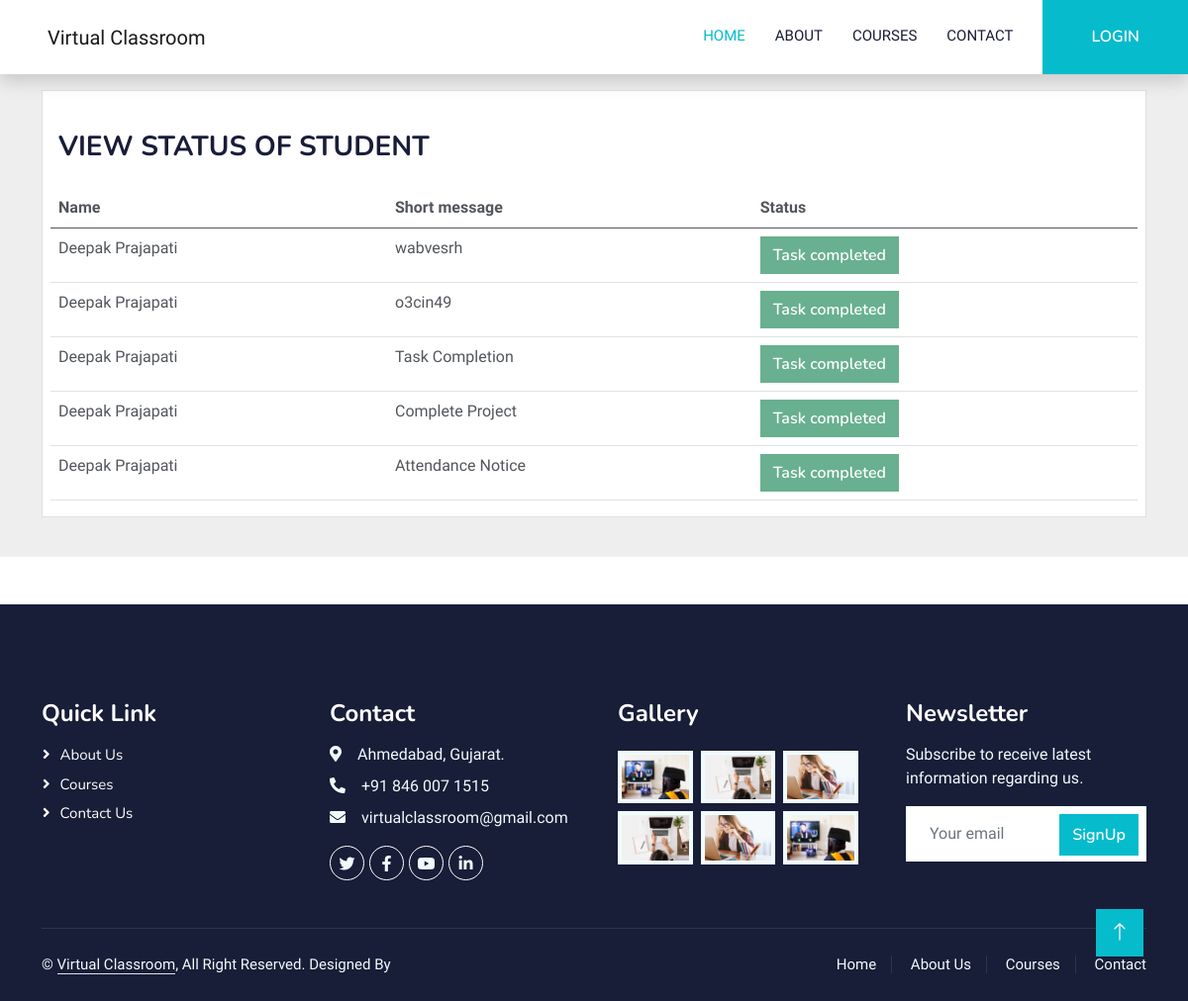
The page /Hod/Student/Student_status on the database its author committed.
### ssa_app/models.py (models this page shows, shortened)
class Student_Notification(models.Model):
    student_id = models.ForeignKey(Student,on_delete=models.CASCADE)
    short_notification = models.CharField(max_length=50)
    message = models.TextField()
    created_at = models.DateTimeField(auto_now_add=True)
    status = models.IntegerField(null=True,default=0)

class Student(models.Model):
    admin = models.OneToOneField(CustomUser,on_delete=models.CASCADE)
    gender = models.CharField(max_length=7)
    address = models.TextField()
    course_id = models.ForeignKey(Course,on_delete=models.DO_NOTHING)
    session_id = models.ForeignKey(Session,on_delete=models.DO_NOTHING)
    create_at = models.DateTimeField(auto_now_add=True)
    update_at = models.DateTimeField(auto_now=True)
    def __str__(self) -> str:
        return self.admin.first_name + " " + self.admin.last_name

class CustomUser(AbstractUser):
    USER = (
        (1,'HOD'),
        (2,'STAFF'),
        (3,'STUDENT'),
    )
    user_type = models.CharField(choices=USER, max_length=50, default=1)
    profile_pic = models.ImageField( upload_to='static',)

### ssa_app/HOD_views.py (the view)
# urls.py: path('Hod/Student/Student_status',HOD_views.Student_status,name="Student_status"),
def Student_status(request):
    student = Student.objects.all()
    notification = Student_Notification.objects.all().order_by('-id')[0:5]
    context = {
            "notifications" : notification,
            "student" : student,
        }
    return render(request,'hod/Student_status.html',context)

### template/hod/Student_status.html (shortened to what this page needs)
{% extends "base.html" %} {% load static %} {% block body %}
<section style="background-color: #eee">
  <div class="container py-3">
    <div class="col-lg-12">
      <div class="card mb-4">
        <div class="card-body">
          <div class="row">
            <div class="col-sm-9">
              <h3 class="pt-4">VIEW STATUS OF STUDENT</h3>
            </div>
          </div>
        </div>
        <div class="tab px-2">
          <table id="example" class="table">
            <thead>
              <tr>
                <th scope="col">Name</th>
                <th scope="col">Short message</th>
                <th scope="col">Status</th>
              </tr>
            </thead>
            <tbody>
              {% for i in notifications %}
              <tr>
                <td>{{i.student_id}}</td>
                <td>{{i.short_notification}}</td>
                {% if i.status == 0 %}
                <td>
                  <button class="btn btn-danger" disabled="disabled">
                    Pending task
                  </button>
                </td>
                {% else %}
                <td>
                  <button class="btn btn-success" disabled="disabled">
                    Task completed
                  </button>
                </td>
                {% endif %} {% endfor %}
              </tr>
            </tbody>
          </table>
        </div>
      </div>
    </div>
  </div>
</section>
{% endblock body %}

### template/base.html (shortened to what this page needs)
{% load static %}
{% load active_link_tags %}
<!DOCTYPE html>
<html lang="en">
<head>
  <link href="{% static 'css/bootstrap.min.css' %}" rel="stylesheet" />
  <link href="https://cdnjs.cloudflare.com/ajax/libs/font-awesome/5.10.0/css/all.min.css" rel="stylesheet" />
  <link href="https://cdn.jsdelivr.net/npm/bootstrap-icons@1.4.1/font/bootstrap-icons.css" rel="stylesheet" />
  <link href="{% static 'lib/animate/animate.min.css' %}" rel="stylesheet" />
  <link href="{% static 'lib/owlcarousel/assets/owl.carousel.min.css' %}" rel="stylesheet" />
  <link href="{% static 'css/style.css' %}" rel="stylesheet" />
  <link href="https://cdn.datatables.net/2.0.3/css/dataTables.dataTables.css" rel="stylesheet" />
</head>
<body>
  <nav class="navbar navbar-expand-lg bg-white navbar-light shadow sticky-top p-0">
    <a href="/" class="navbar-brand d-flex align-items-center px-4 px-lg-5">
        Virtual Classroom
    </a>
    <div class="collapse navbar-collapse" id="navbarCollapse">
      <div class="navbar-nav ms-auto p-4 p-lg-0">
        {% if user.user_type == '1' %}
        <a href="{% url 'profile' %}" class="nav-item nav-link">profile</a>
        <div class="nav-item dropdown">
          <a href="#" class="nav-link dropdown-toggle" data-bs-toggle="dropdown">student</a>
          <div class="dropdown-menu fade-down m-0">
            <a href="{% url 'AddStudent' %}" class="dropdown-item">Add student</a>
            <a href="{% url 'ViewStudent' %}" class="dropdown-item">View student</a>
            <a href="{% url 'Student_leave_view' %}" class="dropdown-item">Student leave</a>
            <a href="{% url 'Student_status' %}" class="dropdown-item">Task status</a>
            <a href="{% url 'Student_view_attendance' %}" class="dropdown-item">View Attendance</a>
          </div>
        </div>
        <div class="nav-item dropdown">
          <a href="#" class="nav-link dropdown-toggle" data-bs-toggle="dropdown">staff</a>
          <div class="dropdown-menu fade-down m-0">
            <a href="{% url 'AddStaff' %}" class="dropdown-item">Add staff</a>
            <a href="{% url 'ViewStaff' %}" class="dropdown-item">View staff</a>
            <a href="{% url 'Staff_leave_view' %}" class="dropdown-item">Staff leave</a>
            <a href="{% url 'Staff_status' %}" class="dropdown-item">Task status</a>
          </div>
        </div>
        <div class="nav-item dropdown">
          <a href="#" class="nav-link dropdown-toggle" data-bs-toggle="dropdown">course</a>
          <div class="dropdown-menu fade-down m-0">
            <a href="{% url 'AddCourse' %}" class="dropdown-item">Add course</a>
            <a href="{% url 'ViewCourse' %}" class="dropdown-item">View course</a>
          </div>
        </div>
        <div class="nav-item dropdown">
          <a href="#" class="nav-link dropdown-toggle" data-bs-toggle="dropdown">subject</a>
          <div class="dropdown-menu fade-down m-0">
            <a href="{% url 'AddSubject' %}" class="dropdown-item">Add subject</a>
            <a href="{% url 'ViewSubject' %}" class="dropdown-item">View subject</a>
          </div>
        </div>
        <div class="nav-item dropdown">
          <a href="#" class="nav-link dropdown-toggle" data-bs-toggle="dropdown">Session</a>
          <div class="dropdown-menu fade-down m-0">
            <a href="{% url 'AddSession' %}" class="dropdown-item">Add session</a>
            <a href="{% url 'ViewSession' %}" class="dropdown-item">View session</a>
          </div>
        </div>
      </div>
      <a href="{% url 'dologout' %}" class="btn btn-primary py-4 px-lg-4 d-none d-lg-block">LOGOUT<a>
                  {% else %}
                  <a href="/" class="nav-item nav-link active">Home</a>
                  <a href="{% url 'about.html' %}" class="nav-item nav-link">About</a>
                  <a href="{% url 'courses.html' %}" class="nav-item nav-link">Courses</a>
                  <a href="{% url 'contact.html' %}" class="nav-item nav-link">Contact</a>
                  <a href="{% url 'dologin' %}" class="btn btn-primary py-4 px-lg-5 d-none d-lg-block">LOGIN</a>
                  {% endif %}
    </div>
  </nav>
  {% block body %} {% endblock body %}
  <div class="container-fluid bg-dark text-light footer pt-5 mt-5 wow fadeIn" data-wow-delay="0.1s">
    <div class="container py-5">
      <div class="row g-5">
        <div class="col-lg-3 col-md-6">
          <h4 class="text-white mb-3">Quick Link</h4>
          <a class="btn btn-link" href="{% url 'about.html' %}">About Us</a>
          <a class="btn btn-link" href="{% url 'courses.html' %}">Courses</a>
          <a class="btn btn-link" href="{% url 'contact.html' %}">Contact Us</a>
        </div>
        <div class="col-lg-3 col-md-6">
          <h4 class="text-white mb-3">Contact</h4>
          <p class="mb-2">
            <i class="fa fa-map-marker-alt me-3"></i>Ahmedabad, Gujarat.
          </p>
          <p class="mb-2">
            <i class="fa fa-phone-alt me-3"></i>+91 846 007 1515
          </p>
          <p class="mb-2">
            <i class="fa fa-envelope me-3"></i>virtualclassroom@gmail.com
          </p>
          <div class="d-flex pt-2">
            <a class="btn btn-outline-light btn-social" href="https://twitter.com/"><i class="fab fa-twitter"></i></a>
            <a class="btn btn-outline-light btn-social" href="https://www.facebook.com/"><i class="fab fa-facebook-f"></i></a>
            <a class="btn btn-outline-light btn-social" href="https://www.youtube.com/"><i class="fab fa-youtube"></i></a>
            <a class="btn btn-outline-light btn-social" href="https://www.linkedin.com/"><i class="fab fa-linkedin-in"></i></a>
          </div>
        </div>
        <div class="col-lg-3 col-md-6">
          <h4 class="text-white mb-3">Gallery</h4>
          <div class="row g-2 pt-2">
            <div class="col-4">
              <img class="img-fluid bg-light p-1" src="{% static 'img/course-1.jpg' %}" alt="" />
            </div>
            <div class="col-4">
              <img class="img-fluid bg-light p-1" src="{% static 'img/course-2.jpg' %}" alt="" />
            </div>
            <div class="col-4">
              <img class="img-fluid bg-light p-1" src="{% static 'img/course-3.jpg' %}" alt="" />
            </div>
            <div class="col-4">
              <img class="img-fluid bg-light p-1" src="{% static 'img/course-2.jpg' %}" alt="" />
            </div>
            <div class="col-4">
              <img class="img-fluid bg-light p-1" src="{% static 'img/course-3.jpg' %}" alt="" />
            </div>
            <div class="col-4">
              <img class="img-fluid bg-light p-1" src="{% static 'img/course-1.jpg' %}" alt="" />
            </div>
          </div>
        </div>
        <div class="col-lg-3 col-md-6">
          <h4 class="text-white mb-3">Newsletter</h4>
          <p>Subscribe to receive latest information regarding us.</p>
          <div class="position-relative mx-auto" style="max-width: 400px">
            <input class="form-control border-0 w-100 py-3 ps-4 pe-5" type="text" placeholder="Your email" />
            <button type="button" class="btn btn-primary py-2 position-absolute top-0 end-0 mt-2 me-2">
              SignUp
            </button>
          </div>
        </div>
      </div>
    </div>
    <div class="container">
      <div class="copyright">
        <div class="row">
          <div class="col-md-6 text-center text-md-start mb-3 mb-md-0">
            &copy; <a class="border-bottom" href="{% url 'index.html' %}">Virtual Classroom</a>, All
            Right Reserved.
            Designed By
          </div>
          <div class="col-md-6 text-center text-md-end">
            <div class="footer-menu">
              <a href="{% url 'index.html' %}">Home</a>
              <a href="{% url 'about.html' %}">About Us</a>
              <a href="{% url 'courses.html' %}">Courses</a>
              <a href="{% url 'contact.html' %}">Contact</a>
            </div>
          </div>
        </div>
      </div>
    </div>
  </div>
  <a href="#" class="btn btn-lg btn-primary btn-lg-square back-to-top"><i class="bi bi-arrow-up"></i></a>
</body>
</html>

### static/css/style.css (style rules this page uses)
:root { --primary: #06BBCC; --light: #F0FBFC; --dark: #181d38; }
.back-to-top { position: fixed; display: none; right: 45px; bottom: 45px; z-index: 99; }
.btn { font-family: 'Nunito', sans-serif; font-weight: 600; transition: .5s; }
.btn.btn-primary, .btn.btn-secondary { color: #FFFFFF; }
.btn-lg-square { width: 48px; height: 48px; }
.btn-square, .btn-sm-square, .btn-lg-square { padding: 0; display: flex; align-items: center; justify-content: center; font-weight: normal; border-radius: 0px; }
.navbar-light .navbar-nav .nav-link { margin-right: 30px; padding: 25px 0; color: #FFFFFF; font-size: 15px; text-transform: uppercase; outline: none; }
.navbar-light .navbar-nav .nav-link:hover, .navbar-light .navbar-nav .nav-link.active { color: var(--primary); }
.navbar-light .navbar-brand, .navbar-light a.btn { height: 75px; }
.navbar-light .navbar-nav .nav-link { color: var(--dark); font-weight: 500; }
.navbar-light.sticky-top { top: -100px; transition: .5s; }
.footer .btn.btn-social { margin-right: 5px; width: 35px; height: 35px; display: flex; align-items: center; justify-content: center; color: var(--light); font-weight: normal; border: 1px solid #FFFFFF; border-radius: 35px; transition: .3s; }
.footer .btn.btn-link { display: block; margin-bottom: 5px; padding: 0; text-align: left; color: #FFFFFF; font-size: 15px; font-weight: normal; text-transform: capitalize; transition: .3s; }
.footer .btn.btn-link::before { position: relative; content: "\f105"; font-family: "Font Awesome 5 Free"; font-weight: 900; margin-right: 10px; }
.footer .copyright { padding: 25px 0; font-size: 15px; border-top: 1px solid rgba(256, 256, 256, .1); }
.footer .copyright a { color: var(--light); }
.footer .footer-menu a { margin-right: 15px; padding-right: 15px; border-right: 1px solid rgba(255, 255, 255, .1); }
.footer .footer-menu a:last-child { margin-right: 0; padding-right: 0; border-right: none; }

### rows shown on the page
Student_Notification: student_id "Deepak Prajapati", short_notification "wabvesrh", status "Task completed"
Student_Notification: student_id "Deepak Prajapati", short_notification "o3cin49", status "Task completed"
Student_Notification: student_id "Deepak Prajapati", short_notification "Task Completion", status "Task completed"
Student_Notification: student_id "Deepak Prajapati", short_notification "Complete Project", status "Task completed"
Student_Notification: student_id "Deepak Prajapati", short_notification "Attendance Notice", status "Task completed"
